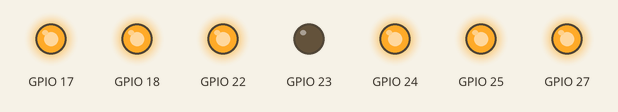
The program below on a simulated Raspberry Pi (BCM pin numbers), started with the arguments 0 3. Shown: output pins drawn as LEDs (lit = HIGH). At 3.0 s the program stops and its outputs stay as they are.

Above: at 0.1 s.
At 3.1 s:
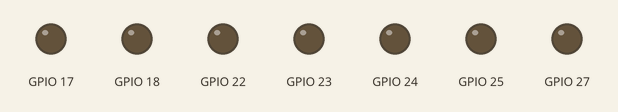
Timing chart, 0 to 4.5 s (numbered marks = the images above):
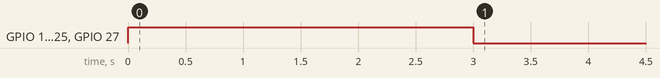

Measured:
- by itself, GPIO 17, GPIO 18, GPIO 22, GPIO 24, GPIO 25, GPIO 27: LOW → HIGH at 0.00 s, → LOW 3.0 s later

The program:

NumberPrinter.py
```python
import RPi.GPIO as GPIO
import time
import sys

#Setup the GPIO
GPIO.setmode(GPIO.BCM)
GPIO.setwarnings(False)

#Setup the LED pins as output
GPIO.setup(18, GPIO.OUT)
GPIO.setup(23, GPIO.OUT)
GPIO.setup(24, GPIO.OUT)
GPIO.setup(25, GPIO.OUT)
GPIO.setup(22, GPIO.OUT)
GPIO.setup(17, GPIO.OUT)
GPIO.setup(27, GPIO.OUT)

#The NumberLists
list0 = [18, 27, 24, 25, 22, 17]
list1 = [24, 18]
list2 = [25, 18, 23, 22, 27]
list3 = [25, 18, 23, 24, 27]
list4 = [17, 23, 18, 24]
list5 = [25, 17, 23, 24, 27]
list6 = [25, 17, 23, 22, 24, 27]
list7 = [25, 18, 24]
list8 = [25, 17, 18, 23, 22, 24, 27]
list9 = [25, 17, 18, 23, 24, 27]

#This function turns all the pins in the specified numberList to high for variable onTime time.
#numberList: this is the list with GPIO pin numbers that should be turned on
#onTime: the time the GPIO pins will be set to GPIO.HIGH
def PrintNumber(numberList, onTime):
	for pin in numberList:
		GPIO.output(pin, GPIO.HIGH)
	time.sleep(onTime)
	for pin in numberList:
		GPIO.output(pin, GPIO.LOW)

#This functions handles the arguments given in the commandline
def ArgumentHandler():
	if sys.argv[1] == "0":
		PrintNumber(list0, int(sys.argv[2]))
	if sys.argv[1] == "1":
		PrintNumber(list1, int(sys.argv[2]))
	if sys.argv[1] == "2":
		PrintNumber(list2, int(sys.argv[2]))
	if sys.argv[1] == "3":
		PrintNumber(list3, int(sys.argv[2]))
	if sys.argv[1] == "4":
		PrintNumber(list4, int(sys.argv[2]))
	if sys.argv[1] == "5":
		PrintNumber(list5, int(sys.argv[2]))
	if sys.argv[1] == "6":
		PrintNumber(list6, int(sys.argv[2]))
	if sys.argv[1] == "7":
		PrintNumber(list7, int(sys.argv[2]))
	if sys.argv[1] == "8":
		PrintNumber(list8, int(sys.argv[2]))
	if sys.argv[1] == "9":
		PrintNumber(list9, int(sys.argv[2]))
	elif sys.argv[1] == "help":
		print("usage: sudo python NumberPrinter.py [number] [seconds on]")
try:
	ArgumentHandler()
	GPIO.cleanup()
except KeyboardInterrupt:
	GPIO.cleanup()
```
